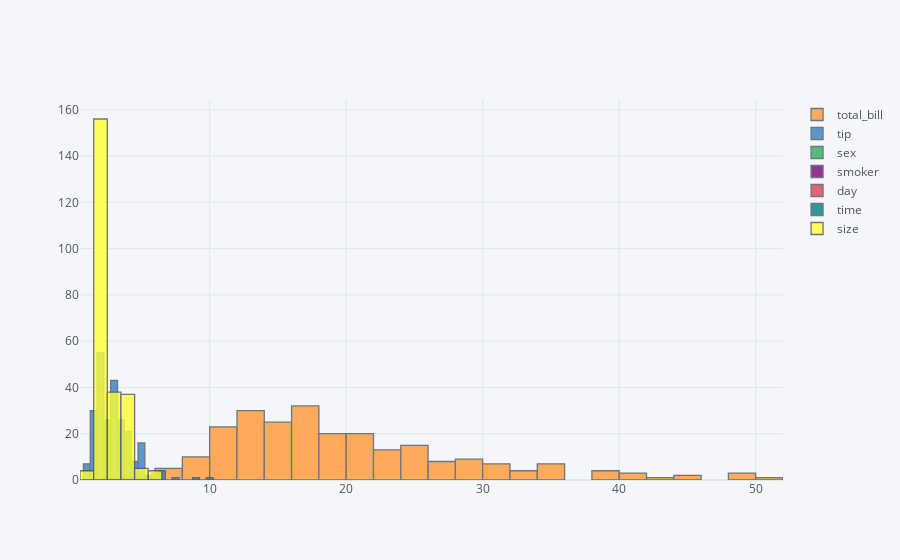

The notebook cell this image was saved under:
### Code cell
df.iplot(kind='hist')

### Figure 1 — Plotly figure (JSON) as saved in the notebook; plotly's stock layout.template omitted (floating-point values rounded to 4 significant figures; data arrays with more than 128 entries replaced by an {"elided": "..."} marker saying what was removed)
{"data": [{"histfunc": "count", "histnorm": "", "marker": {"color": "rgba(255, 153, 51, 1.0)", "line": {"color": "#4D5663", "width": 1.3}}, "name": "total_bill", "opacity": 0.8, "orientation": "v", "type": "histogram", "x": {"elided": "244 float values"}}, {"histfunc": "count", "histnorm": "", "marker": {"color": "rgba(55, 128, 191, 1.0)", "line": {"color": "#4D5663", "width": 1.3}}, "name": "tip", "opacity": 0.8, "orientation": "v", "type": "histogram", "x": {"elided": "244 float values"}}, {"histfunc": "count", "histnorm": "", "marker": {"color": "rgba(50, 171, 96, 1.0)", "line": {"color": "#4D5663", "width": 1.3}}, "name": "sex", "opacity": 0.8, "orientation": "v", "type": "histogram", "x": {"elided": "244 str values"}}, {"histfunc": "count", "histnorm": "", "marker": {"color": "rgba(128, 0, 128, 1.0)", "line": {"color": "#4D5663", "width": 1.3}}, "name": "smoker", "opacity": 0.8, "orientation": "v", "type": "histogram", "x": {"elided": "244 str values"}}, {"histfunc": "count", "histnorm": "", "marker": {"color": "rgba(219, 64, 82, 1.0)", "line": {"color": "#4D5663", "width": 1.3}}, "name": "day", "opacity": 0.8, "orientation": "v", "type": "histogram", "x": {"elided": "244 str values"}}, {"histfunc": "count", "histnorm": "", "marker": {"color": "rgba(0, 128, 128, 1.0)", "line": {"color": "#4D5663", "width": 1.3}}, "name": "time", "opacity": 0.8, "orientation": "v", "type": "histogram", "x": {"elided": "244 str values"}}, {"histfunc": "count", "histnorm": "", "marker": {"color": "rgba(255, 255, 51, 1.0)", "line": {"color": "#4D5663", "width": 1.3}}, "name": "size", "opacity": 0.8, "orientation": "v", "type": "histogram", "x": {"elided": "244 int values"}}], "layout": {"barmode": "overlay", "legend": {"bgcolor": "#F5F6F9", "font": {"color": "#4D5663"}}, "paper_bgcolor": "#F5F6F9", "plot_bgcolor": "#F5F6F9", "title": {"font": {"color": "#4D5663"}}, "xaxis": {"gridcolor": "#E1E5ED", "showgrid": true, "tickfont": {"color": "#4D5663"}, "title": {"font": {"color": "#4D5663"}, "text": ""}, "zerolinecolor": "#E1E5ED"}, "yaxis": {"gridcolor": "#E1E5ED", "showgrid": true, "tickfont": {"color": "#4D5663"}, "title": {"font": {"color": "#4D5663"}, "text": ""}, "zerolinecolor": "#E1E5ED"}}}
